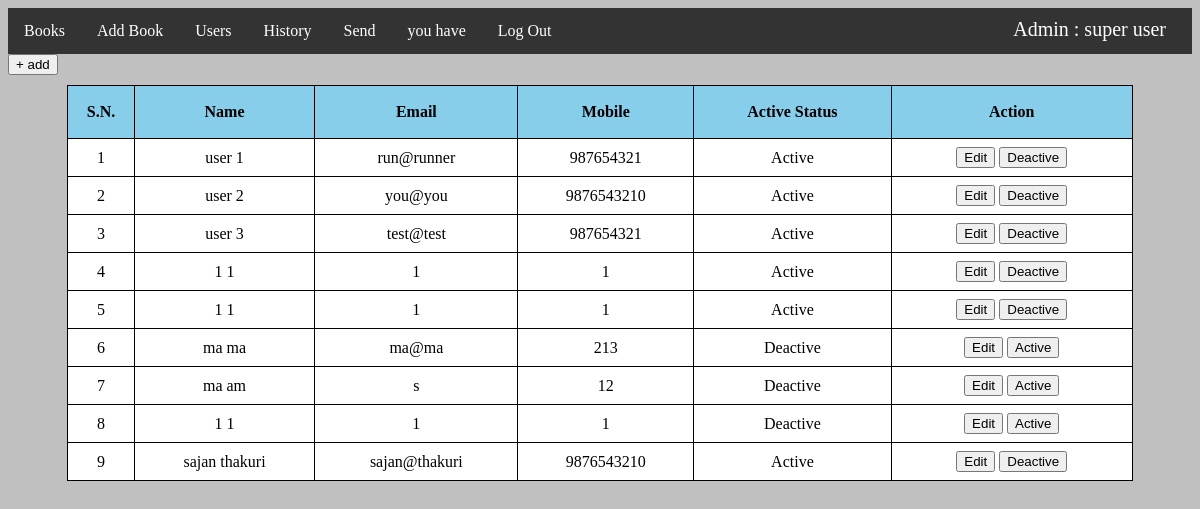
Screenshot of /user.php (signed in) with the database file from the repository.
### tables this page shows
CREATE TABLE `users` (
  `id` int(11) NOT NULL,
  `name` varchar(60) NOT NULL,
  `username` varchar(50) NOT NULL,
  `password` varchar(255) NOT NULL,
  `user_level` int(11) NOT NULL,
  `last_login` datetime DEFAULT NULL,
  `mobile` varchar(10) NOT NULL,
  `mail` varchar(50) NOT NULL,
  `Active_status` tinyint(1) NOT NULL
);

### user.php (the view, shortened to what this page needs)
<?php
  include 'connect.php';
  $sql = "SELECT * FROM `users` WHERE `user_level` = 0";
  $result = $conn->query($sql);
 ?>
<!DOCTYPE html>
  <head>
    <link rel="stylesheet" href="style.css" type="text/css">
  </head>
  <body>
    <?php require("menu.php"); ?>
    <div id="adduser">
      <a href="register.php"><button>+ add</button></a>
    </div>
    <div id="dispUser">
      <table>
        <thead>
          <tr>
            <th>S.N.</th>
            <th>Name</th>
            <th>Email</th>
            <th>Mobile</th>
            <th>Active Status</th>
            <th>Action</th>
          </tr>
        </thead>
        <tbody>
          <?php
            if (!empty($result)) {
              $i=1;
              foreach ($result as $row) { ?>
              <tr>
                <td><?php echo $i; ?></td>
                <td><?php echo $row['name']; ?></td>
                <td><?php echo $row['mail']; ?></td>
                <td><?php echo $row['mobile']; ?></td>
                <td>
                  <?php
                  if ($row['Active_status']==1){
                    echo"Active";
                  }else {
                    echo "Deactive";
                  }
                  ?>
                </td>
                <td id="sup_action">
                  <a href="edituser.php?id=<?php echo $row['id']; ?>">
                    <input id="edit" type="submit" name="edit" value="Edit" class="btn btn-success" />
                  </a>
                  <?php
                  if ($row['Active_status']==1){ ?>
                    <a href="user_deact.php?id=<?php echo $row['id']?>" onclick="return confirm('deactivating')">
                      <input id="deact" type="button" name="Deactive" value="Deactive" class="btn-action" />
                    </a>
                  <?php }else { ?>
                      <a href="user_act.php?id=<?php echo $row['id']?>" onclick="return confirm('activating')">
                        <input id="act" type="button" name="Active" value="Active" class="btn-action" />
                      </a>
                  <?php }
                  ?>
                </td>
              </tr>
            <?php
          $i++; }
          } ?>
        </tbody>
      </table>
    </div>
  </body>
</html>

### menu.php (shortened to what this page needs)
<link rel="stylesheet" href="style.css" type="text/css">
<div id="menu">
  <ul>
    <li><a href='book.php'>Books</a></li>
    <?php
    $name = $_SESSION['name'];
    if($_SESSION['user']==1){
      $role = 'admin';
      ?>
      <li><a href="newbook.php">Add Book</a></li>
      <li><a href="user.php">Users</a></li>
      <li><a href="history.php">History</a></li>
      <li><a href="borrow.php">Send</a></li>
    <?php }
    else {
      $role= 'user';
      ?>
      <?php
    }
    ?>
    <li><a href="borrowview.php">you have</a></li>
    <a href="logout.php"><li onclick="return confirm('Are you sure you want to logout?')">Log Out</a></li>
    <a href="profile.php">
    <span id="role" style="display: inline-block; color: white;text-align: center; padding: 10px 16px; margin-right: 10px; font-size:20px; float:right;">
      <?php echo ucfirst ("$role : $name"); ?></a>
  </ul>
</div>

### style.css (style rules this page uses)
body { background-color: silver; }
#menu ul { list-style-type: none; margin: 0; padding: 0; overflow: hidden; background-color: #333; }
#menu li { float: left; }
#menu li a { display: block; color: white; text-align: center; padding: 14px 16px; text-decoration: none; }
table { border-collapse: collapse; width:90%; margin: 10px 10px 10px 5%; border: solid 1px; padding: 0px; }
table td { border: 1px solid black; text-align: center; height: 35px; background: white; }
table tr th { border-bottom: 1px solid; border-left: 1px solid; height: 50px; background-color: skyblue; }

### user.php (style rules this page uses)
#menu ul { list-style:none; }
#sup_action a:link { text-decoration: none; }

### rows the page displays
users: name "user 1", mail "run@runner", mobile "987654321", Active_status "Active"
users: name "user 2", mail "you@you", mobile "9876543210", Active_status "Active"
users: name "user 3", mail "test@test", mobile "987654321", Active_status "Active"
users: name "1 1", mail "1", mobile "1", Active_status "Active"
users: name "1 1", mail "1", mobile "1", Active_status "Active"
users: name "ma ma", mail "ma@ma", mobile "213", Active_status "Deactive"
users: name "ma am", mail "s", mobile "12", Active_status "Deactive"
users: name "1 1", mail "1", mobile "1", Active_status "Deactive"
users: name "sajan thakuri", mail "sajan@thakuri", mobile "9876543210", Active_status "Active"
